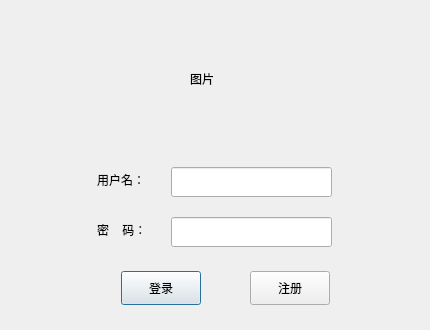
<?xml version="1.0" encoding="UTF-8"?>
<ui version="4.0">
 <class>MailDlg</class>
 <widget class="QDialog" name="MailDlg">
  <property name="geometry">
   <rect>
    <x>0</x>
    <y>0</y>
    <width>430</width>
    <height>330</height>
   </rect>
  </property>
  <property name="windowTitle">
   <string>MailDlg</string>
  </property>
  <widget class="QPushButton" name="LoginBtn">
   <property name="geometry">
    <rect>
     <x>121</x>
     <y>271</y>
     <width>80</width>
     <height>34</height>
    </rect>
   </property>
   <property name="styleSheet">
    <string notr="true">font: 13pt &quot;Ubuntu&quot;;</string>
   </property>
   <property name="text">
    <string>登录</string>
   </property>
  </widget>
  <widget class="QLabel" name="usernamelabel">
   <property name="geometry">
    <rect>
     <x>97</x>
     <y>165</y>
     <width>68</width>
     <height>29</height>
    </rect>
   </property>
   <property name="minimumSize">
    <size>
     <width>60</width>
     <height>29</height>
    </size>
   </property>
   <property name="styleSheet">
    <string notr="true">font: 13pt &quot;Ubuntu&quot;;</string>
   </property>
   <property name="text">
    <string>用户名：</string>
   </property>
  </widget>
  <widget class="QLineEdit" name="UserLineEdit">
   <property name="geometry">
    <rect>
     <x>171</x>
     <y>167</y>
     <width>161</width>
     <height>30</height>
    </rect>
   </property>
  </widget>
  <widget class="QLabel" name="passwordlabel">
   <property name="geometry">
    <rect>
     <x>97</x>
     <y>217</y>
     <width>67</width>
     <height>26</height>
    </rect>
   </property>
   <property name="styleSheet">
    <string notr="true">font: 13pt &quot;Ubuntu&quot;;</string>
   </property>
   <property name="text">
    <string>密    码：</string>
   </property>
  </widget>
  <widget class="QLineEdit" name="PasswordLineEdit">
   <property name="geometry">
    <rect>
     <x>171</x>
     <y>217</y>
     <width>161</width>
     <height>30</height>
    </rect>
   </property>
  </widget>
  <widget class="QPushButton" name="RegisterBtn">
   <property name="geometry">
    <rect>
     <x>250</x>
     <y>271</y>
     <width>80</width>
     <height>34</height>
    </rect>
   </property>
   <property name="styleSheet">
    <string notr="true">font: 13pt &quot;Ubuntu&quot;;</string>
   </property>
   <property name="text">
    <string>注册</string>
   </property>
   <property name="iconSize">
    <size>
     <width>30</width>
     <height>16</height>
    </size>
   </property>
  </widget>
  <widget class="QLabel" name="backgroundlabel">
   <property name="geometry">
    <rect>
     <x>190</x>
     <y>70</y>
     <width>67</width>
     <height>17</height>
    </rect>
   </property>
   <property name="text">
    <string>图片</string>
   </property>
  </widget>
 </widget>
 <layoutdefault spacing="6" margin="11"/>
 <resources/>
 <connections/>
</ui>
